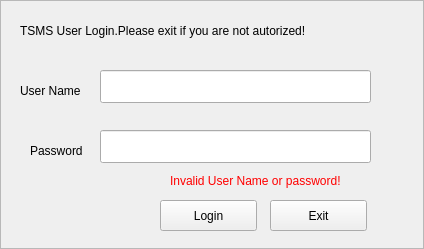
<?xml version="1.0" encoding="UTF-8"?>
<ui version="4.0">
 <class>LoginFrame</class>
 <widget class="QFrame" name="LoginFrame">
  <property name="geometry">
   <rect>
    <x>0</x>
    <y>0</y>
    <width>424</width>
    <height>249</height>
   </rect>
  </property>
  <property name="windowTitle">
   <string>TSMS Login</string>
  </property>
  <property name="frameShape">
   <enum>QFrame::StyledPanel</enum>
  </property>
  <property name="frameShadow">
   <enum>QFrame::Raised</enum>
  </property>
  <widget class="QPushButton" name="btn_login">
   <property name="geometry">
    <rect>
     <x>160</x>
     <y>200</y>
     <width>97</width>
     <height>31</height>
    </rect>
   </property>
   <property name="text">
    <string>Login</string>
   </property>
  </widget>
  <widget class="QPushButton" name="btn_close">
   <property name="geometry">
    <rect>
     <x>270</x>
     <y>200</y>
     <width>97</width>
     <height>31</height>
    </rect>
   </property>
   <property name="text">
    <string>Exit</string>
   </property>
  </widget>
  <widget class="QLabel" name="label">
   <property name="geometry">
    <rect>
     <x>20</x>
     <y>80</y>
     <width>91</width>
     <height>21</height>
    </rect>
   </property>
   <property name="text">
    <string>User Name</string>
   </property>
  </widget>
  <widget class="QLabel" name="label_2">
   <property name="geometry">
    <rect>
     <x>30</x>
     <y>140</y>
     <width>65</width>
     <height>21</height>
    </rect>
   </property>
   <property name="text">
    <string>Password</string>
   </property>
  </widget>
  <widget class="QLineEdit" name="txt_user_name">
   <property name="geometry">
    <rect>
     <x>100</x>
     <y>70</y>
     <width>271</width>
     <height>33</height>
    </rect>
   </property>
  </widget>
  <widget class="QLineEdit" name="txt_password">
   <property name="geometry">
    <rect>
     <x>100</x>
     <y>130</y>
     <width>271</width>
     <height>33</height>
    </rect>
   </property>
   <property name="inputMask">
    <string/>
   </property>
   <property name="echoMode">
    <enum>QLineEdit::Password</enum>
   </property>
   <property name="placeholderText">
    <string/>
   </property>
  </widget>
  <widget class="QLabel" name="label_3">
   <property name="geometry">
    <rect>
     <x>20</x>
     <y>20</y>
     <width>431</width>
     <height>21</height>
    </rect>
   </property>
   <property name="text">
    <string>TSMS User Login.Please exit if you are not autorized!</string>
   </property>
  </widget>
  <widget class="QLabel" name="lbl_msg">
   <property name="geometry">
    <rect>
     <x>170</x>
     <y>170</y>
     <width>211</width>
     <height>21</height>
    </rect>
   </property>
   <property name="palette">
    <palette>
     <active>
      <colorrole role="WindowText">
       <brush brushstyle="SolidPattern">
        <color alpha="255">
         <red>255</red>
         <green>0</green>
         <blue>0</blue>
        </color>
       </brush>
      </colorrole>
     </active>
     <inactive>
      <colorrole role="WindowText">
       <brush brushstyle="SolidPattern">
        <color alpha="255">
         <red>255</red>
         <green>0</green>
         <blue>0</blue>
        </color>
       </brush>
      </colorrole>
     </inactive>
     <disabled>
      <colorrole role="WindowText">
       <brush brushstyle="SolidPattern">
        <color alpha="255">
         <red>143</red>
         <green>146</green>
         <blue>147</blue>
        </color>
       </brush>
      </colorrole>
     </disabled>
    </palette>
   </property>
   <property name="text">
    <string>Invalid User Name or password!</string>
   </property>
  </widget>
  <zorder>btn_login</zorder>
  <zorder>btn_close</zorder>
  <zorder>label</zorder>
  <zorder>label_2</zorder>
  <zorder>txt_user_name</zorder>
  <zorder>label_3</zorder>
  <zorder>txt_password</zorder>
  <zorder>lbl_msg</zorder>
 </widget>
 <resources/>
 <connections>
  <connection>
   <sender>btn_close</sender>
   <signal>clicked()</signal>
   <receiver>LoginFrame</receiver>
   <slot>close()</slot>
   <hints>
    <hint type="sourcelabel">
     <x>318</x>
     <y>215</y>
    </hint>
    <hint type="destinationlabel">
     <x>211</x>
     <y>124</y>
    </hint>
   </hints>
  </connection>
 </connections>
</ui>
